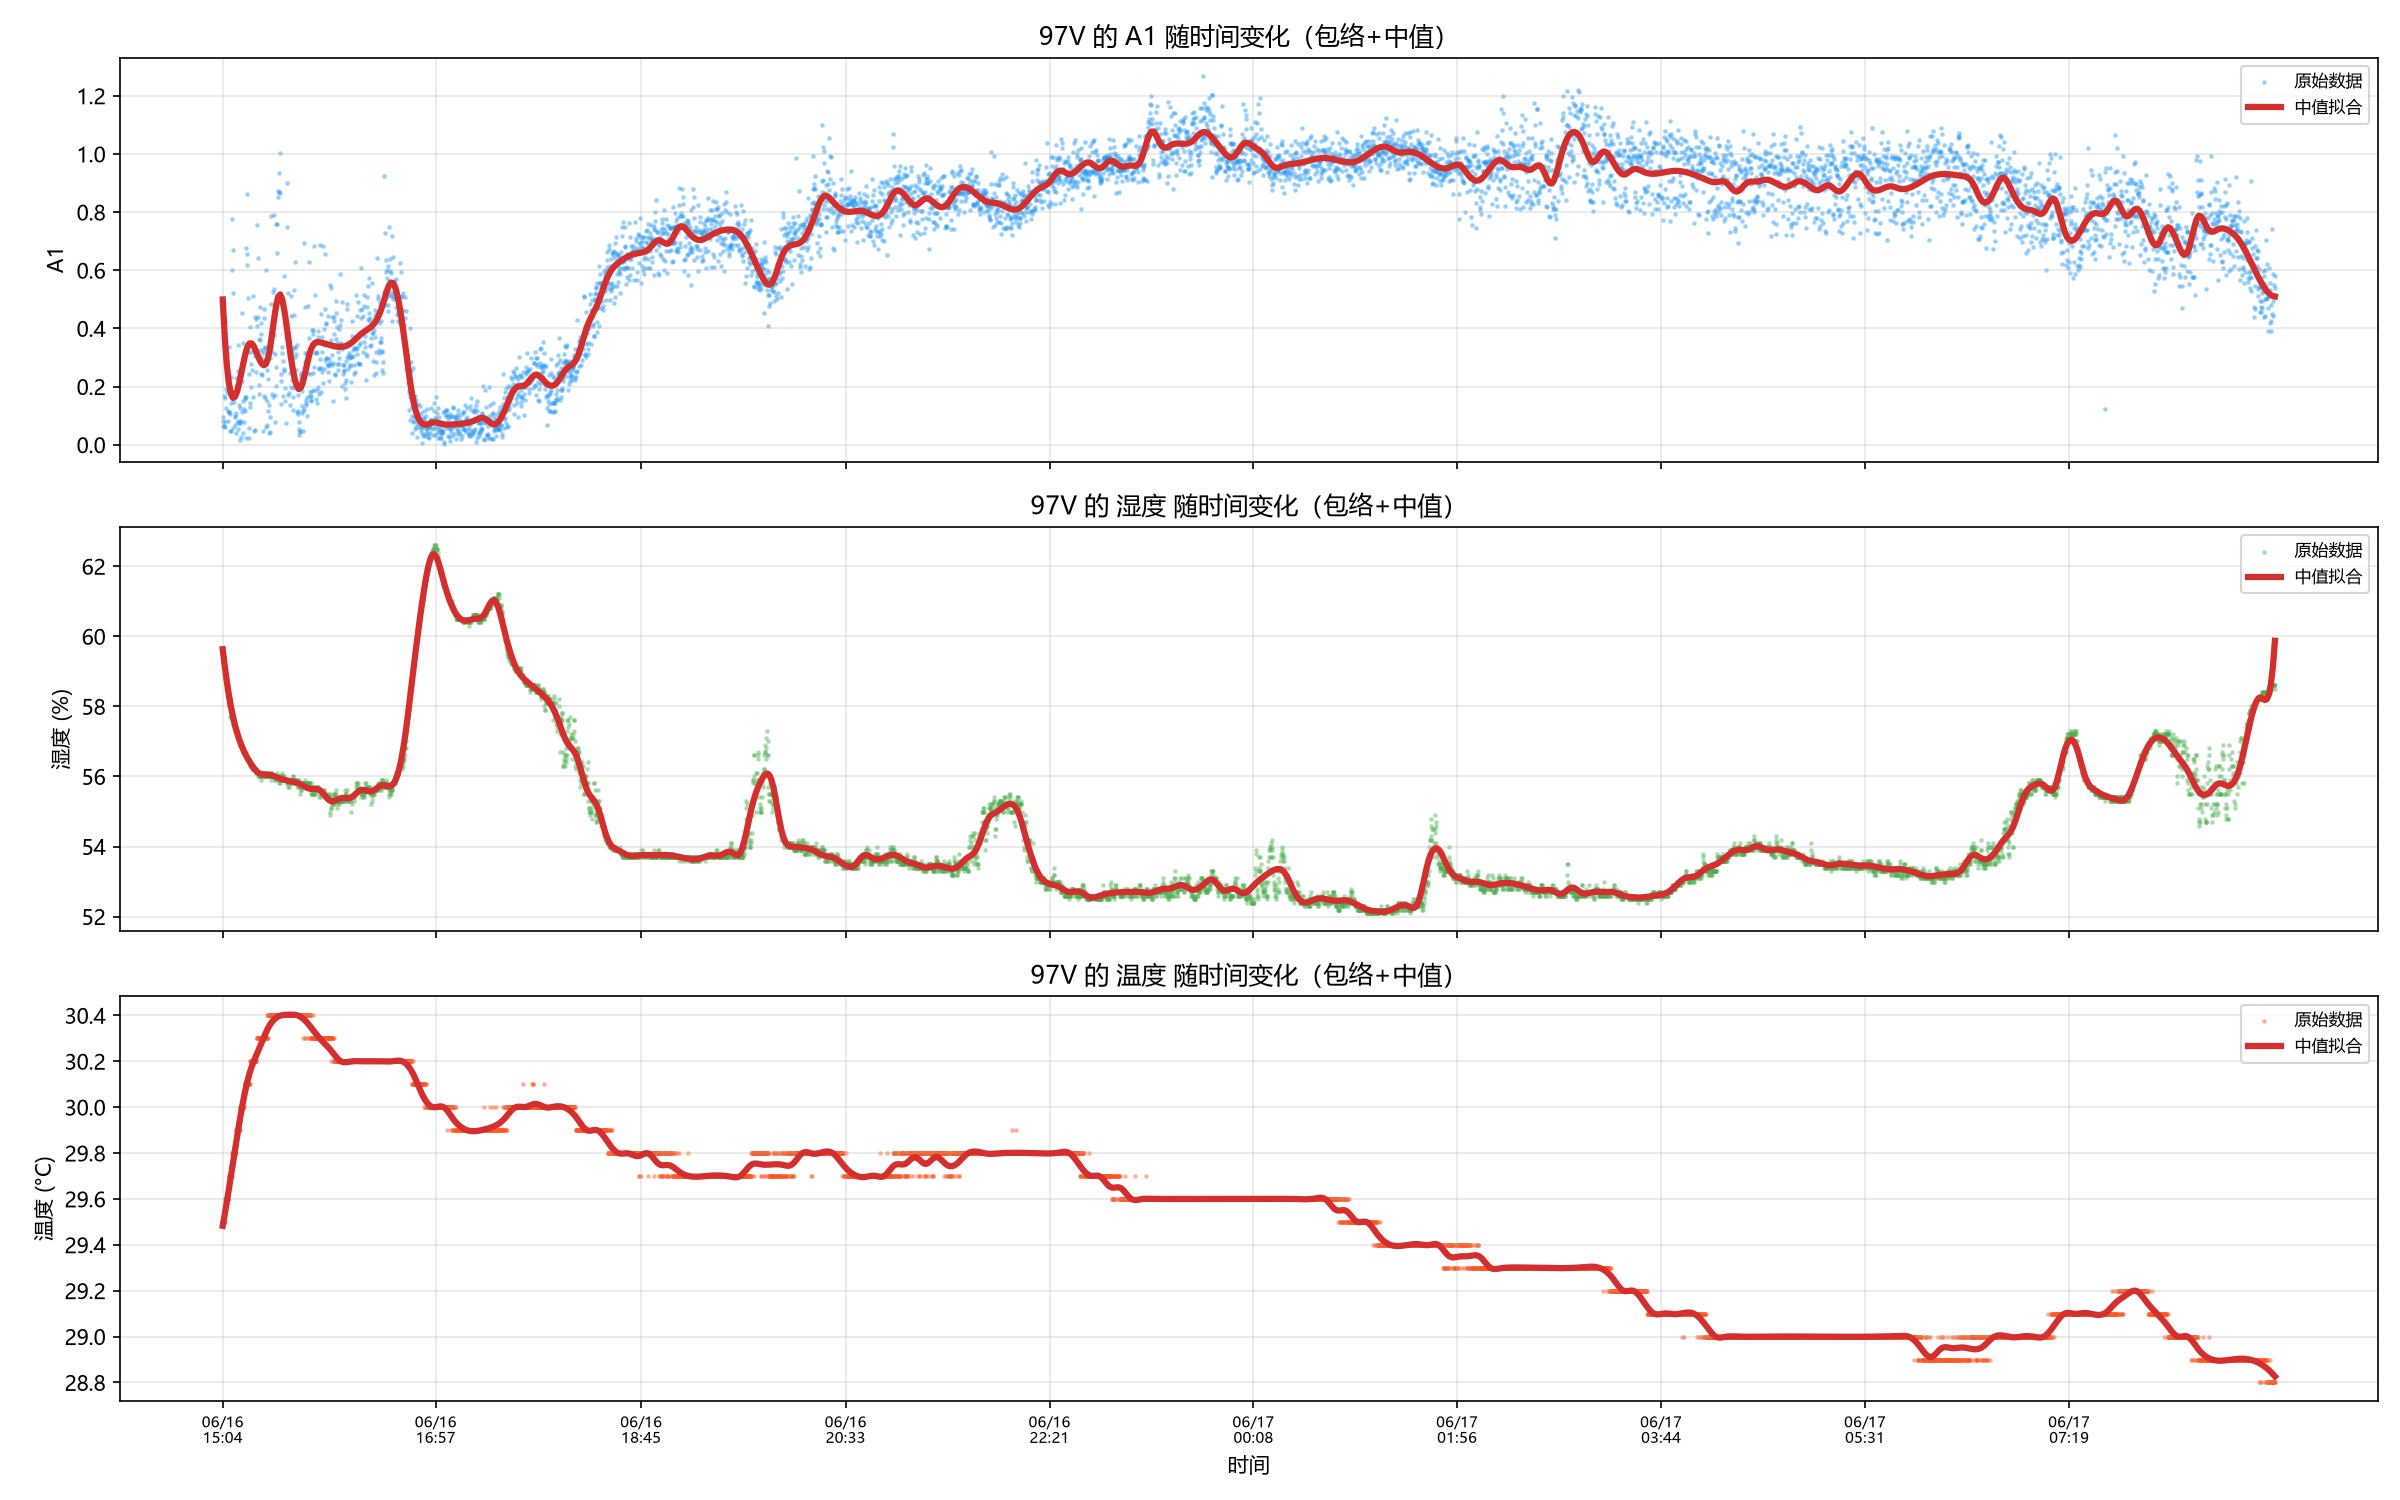

Source code (Python):
"""
97V 的 A1 / 湿度 / 温度：上下包络 + 中值拟合。
先对密集点做分箱，取上下边界和均值，再用 Spline 拟合。
"""
import sys, os
sys.path.insert(0, os.path.join(os.path.dirname(__file__), ".."))

import matplotlib
matplotlib.rcParams["font.family"] = "Microsoft YaHei"
matplotlib.rcParams["axes.unicode_minus"] = False

import matplotlib.pyplot as plt
import numpy as np
from datetime import datetime
from scipy.interpolate import UnivariateSpline
from lib.data import load
from lib.metrics import extend

records = load("default")
records = extend(records, ["a1"])

data = []
for rec in records:
    v = rec["ACTUAL_VOLTAGE"]
    if not isinstance(v, (int, float)) or round(v) != 97:
        continue
    a1 = rec["_a1"]
    t = rec.get("RTU_REGS_P00_ENV_TEMP")
    h = rec.get("RTU_REGS_P00_ENV_HUMIDITY")
    when = rec.get("SYSTEM_TIME", "")
    if a1 is None or t is None or h is None:
        continue
    try:
        t, h = float(t), float(h)
        dt = datetime.strptime(when[:19], "%Y-%m-%d %H:%M:%S")
    except:
        continue
    data.append((dt, a1, t, h))

data.sort(key=lambda x: x[0])
times = np.array([(d[0] - data[0][0]).total_seconds() / 3600 for d in data])
a1s = np.array([d[1] for d in data])
temps = np.array([d[2] for d in data])
hums = np.array([d[3] for d in data])
time_labels = [d[0].strftime("%m/%d\n%H:%M") for d in data]

# ── 分箱取上下包络 + 均值 ──
N_BINS = 200  # 时间分箱数

def envelope_fit(x, y, n_bins=N_BINS, s_smooth=0.001):
    """分箱 -> 取上/下/中值 -> Spline 拟合"""
    bins = np.linspace(x.min(), x.max(), n_bins + 1)
    bin_centers = (bins[:-1] + bins[1:]) / 2

    upper_vals = []
    lower_vals = []
    mean_vals = []
    center_used = []

    for i in range(n_bins):
        mask = (x >= bins[i]) & (x < bins[i+1])
        if mask.sum() < 10:
            continue
        center_used.append(bin_centers[i])
        vals = y[mask]
        upper_vals.append(np.percentile(vals, 90))   # 上包络（90%分位）
        lower_vals.append(np.percentile(vals, 10))   # 下包络（10%分位）
        mean_vals.append(np.mean(vals))

    center_used = np.array(center_used)
    upper_vals = np.array(upper_vals)
    lower_vals = np.array(lower_vals)
    mean_vals = np.array(mean_vals)

    # 取中间值 = (上包络 + 下包络) / 2
    mid_vals = (upper_vals + lower_vals) / 2

    xsmooth = np.linspace(x.min(), x.max(), 1000)

    # 拟合三条线
    spl_upper = UnivariateSpline(center_used, upper_vals, s=s_smooth)
    spl_lower = UnivariateSpline(center_used, lower_vals, s=s_smooth)
    spl_mid = UnivariateSpline(center_used, mid_vals, s=s_smooth)
    spl_mean = UnivariateSpline(center_used, mean_vals, s=s_smooth)

    return xsmooth, {
        "upper": spl_upper(xsmooth),
        "lower": spl_lower(xsmooth),
        "mid": spl_mid(xsmooth),
        "mean": spl_mean(xsmooth),
        "upper_raw": (center_used, upper_vals),
        "lower_raw": (center_used, lower_vals),
        "mid_raw": (center_used, mid_vals),
    }

fig, (ax1, ax2, ax3) = plt.subplots(3, 1, figsize=(16, 10), sharex=True)

for ax, values, ylabel, color, title in [
    (ax1, a1s, "A1", "#2196F3", "A1"),
    (ax2, hums, "湿度 (%)", "#4CAF50", "湿度"),
    (ax3, temps, "温度 (°C)", "#FF5722", "温度"),
]:
    # 原始散点
    ax.scatter(times, values, s=2, alpha=0.3, color=color, label="原始数据")

    # 分箱包络拟合
    xsmooth, curves = envelope_fit(times, values)

    # 画中值拟合线（粗红线）
    ax.plot(xsmooth, curves["mid"], "-", linewidth=3, color="#D32F2F", label="中值拟合")

    ax.set_ylabel(ylabel)
    ax.set_title(f"97V 的 {title} 随时间变化（包络+中值）", fontsize=12)
    ax.legend(fontsize=8, loc="upper right")
    ax.grid(True, alpha=0.3)

step = max(1, len(times) // 10)
ax3.set_xticks(times[::step])
ax3.set_xticklabels([time_labels[i] for i in range(0, len(times), step)], fontsize=7)
ax3.set_xlabel("时间")

plt.tight_layout()
plt.savefig("test/a1_97v_envelope.png", dpi=150)
plt.close()
print(f"已保存: test/a1_97v_envelope.png（{N_BINS} 分箱，{len(data)} 条）")
